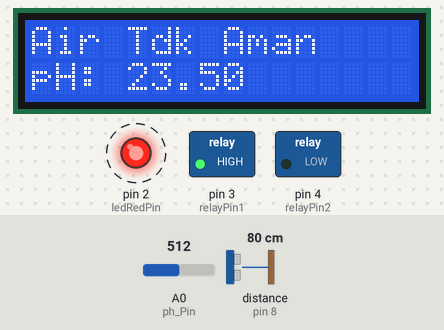
Simulated run of this sketch. Board: Arduino Uno, built with avr-gcc and run on an emulated ATmega328P. Parts: 16×2 character LCD, switched loads named in the sketch (green lamp = pin HIGH), output pins drawn as LEDs (lit = HIGH). Wiring (inferred from the names in the program): ultrasonic range finder: trigger pin 9; echo pin 8. Dashed ring = blinking. Inputs (shaded band) come from the test bench; at power-on: distance to the obstacle (sensor on pin 8) 80 cm, A0 (ph_Pin) = 512. The echo pulse lasts 58.3 µs per cm; pins used as bus, display or sensor lines are not drawn; what the sketch prints to the serial monitor is not drawn.

Above: at 1.2 s.
1.3 s: distance to the obstacle (sensor on pin 8) set to 11 cm
At 3.3 s:
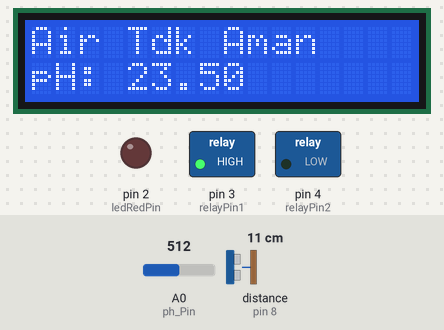
8.1 s: distance to the obstacle (sensor on pin 8) set to 8 cm
At 13.5 s:
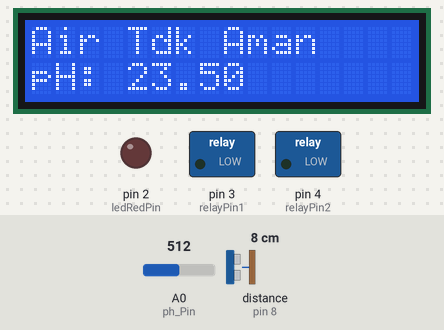
Timing chart, 0 to 15.0 s (numbered marks = the images above; inputs shaded):
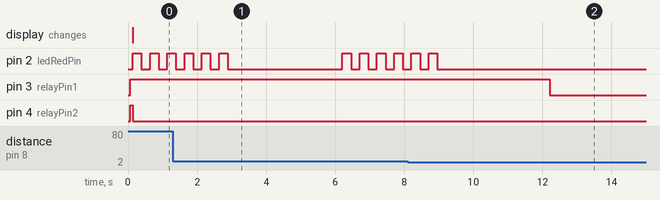

The sketch:

DONE.ino
```cpp
#include <LiquidCrystal_I2C.h>

// Inisialisasi LCD I2C
LiquidCrystal_I2C lcd(0x27, 16, 2); // I2C address 0x27, 16 columns, 2 rows

// Pin untuk POMPA1
#define trigPin 9     // Pin trigger untuk sensor ultrasonik
#define echoPin 8     // Pin echo untuk sensor ultrasonik
#define relayPin1 3   // Pin relay untuk pompa 1

// Pin untuk POMPA2_LCD_PH_LED
const int ph_Pin = A0;   // Pin untuk sensor pH
const int relayPin2 = 4; // Pin untuk relay module pompa 2
const int ledRedPin = 2; // Pin untuk LED merah

// Variabel untuk sensor pH
float PH_step;
float Po;
int nilai_analog_PH;
double TeganganPh;

// Kalibrasi nilai pH (sesuaikan berdasarkan kalibrasi sensor)
float PH4 = 3.8;  // Tegangan pada larutan pH 4
float PH7 = 3.6;  // Tegangan pada larutan pH 7

void setup() {
  // Inisialisasi LCD
  lcd.init();
  lcd.backlight();

  // Inisialisasi pin untuk POMPA1
  pinMode(trigPin, OUTPUT);
  pinMode(echoPin, INPUT);
  pinMode(relayPin1, OUTPUT);

  // Inisialisasi pin untuk POMPA2_LCD_PH_LED
  pinMode(ph_Pin, INPUT);
  pinMode(relayPin2, OUTPUT);
  pinMode(ledRedPin, OUTPUT);

  // Pastikan semua perangkat dalam kondisi awal (nonaktif)
  digitalWrite(relayPin1, HIGH); // Pompa 1 mati
  digitalWrite(relayPin2, HIGH); // Pompa 2 mati
  digitalWrite(ledRedPin, LOW);  // LED merah mati

  // Serial monitor untuk debugging
  Serial.begin(9600);
}

void loop() {
  // Bagian POMPA1
  long duration, distance;

  // Mengukur jarak menggunakan sensor ultrasonik
  digitalWrite(trigPin, LOW);
  delayMicroseconds(2);
  digitalWrite(trigPin, HIGH);
  delayMicroseconds(10);
  digitalWrite(trigPin, LOW);

  duration = pulseIn(echoPin, HIGH);
  distance = (duration / 2) * 0.0343; // Rumus untuk menghitung jarak dalam cm

  Serial.print("Jarak: ");
  Serial.println(distance);

  if (distance >= 0 && distance <= 8) {
    digitalWrite(relayPin1, LOW); // Menyalakan pompa 1
    Serial.println("Pompa 1 ON");
    delay(120000);                // Pompa 1 menyala selama 30 detik
    digitalWrite(relayPin1, HIGH); // Mematikan pompa 1
    Serial.println("Pompa 1 OFF");
  } else {
    digitalWrite(relayPin1, HIGH); // Pastikan pompa 1 mati jika jarak tidak sesuai
    Serial.println("Pompa 1 OFF (jarak tidak sesuai)");
  }

  // Bagian POMPA2_LCD_PH_LED (dijalankan setelah POMPA1 berhenti)
  nilai_analog_PH = analogRead(ph_Pin);
  TeganganPh = 5.0 / 1024.0 * nilai_analog_PH;

  // Kalkulasi nilai pH
  PH_step = (PH4 - PH7) / 3;
  Po = 7.00 + ((PH7 - TeganganPh) / PH_step);

  // Debugging nilai pH
  Serial.print("Nilai ADC Ph: ");
  Serial.println(nilai_analog_PH);
  Serial.print("Tegangan Ph: ");
  Serial.println(TeganganPh, 3);
  Serial.print("Nilai Ph cairan: ");
  Serial.println(Po, 2);

  // Tampilkan status di LCD
  lcd.clear();
  if (Po >= 6.0 && Po <= 8.0) {
    lcd.setCursor(0, 0);
    lcd.print("Air Aman");
    lcd.setCursor(0, 1);
    lcd.print("pH: ");
    lcd.print(Po, 2);

    // Hidupkan pompa 2
    digitalWrite(relayPin2, HIGH); // Relay pompa 2 aktif
    digitalWrite(ledRedPin, LOW);  // LED merah mati
    Serial.println("Pompa 2 ON, LED OFF");
  } else {
    lcd.setCursor(0, 0);
    lcd.print("Air Tdk Aman");
    lcd.setCursor(0, 1);
    lcd.print("pH: ");
    lcd.print(Po, 2);

    // Matikan pompa 2 dan nyalakan LED merah berkedip
    digitalWrite(relayPin2, LOW); // Relay pompa 2 mati
    Serial.println("Pompa 2 OFF");

    for (int i = 0; i < 6; i++) { // LED merah berkedip 6 kali
      digitalWrite(ledRedPin, HIGH);
      delay(250);
      digitalWrite(ledRedPin, LOW);
      delay(250);
    }
  }

  // Delay untuk pembacaan berikutnya
  delay(3000);
}
```

Measured:
- the behaviour switches between 10 and 9 cm on distance to the obstacle (sensor on pin 8) (found by bisection; images 1 and 2)
- after the input at 8.1 s, pin 2 (ledRedPin): goes on until 9.0 s, then stays LOW; pin 3 (relayPin1): HIGH → LOW after 4.1 s
